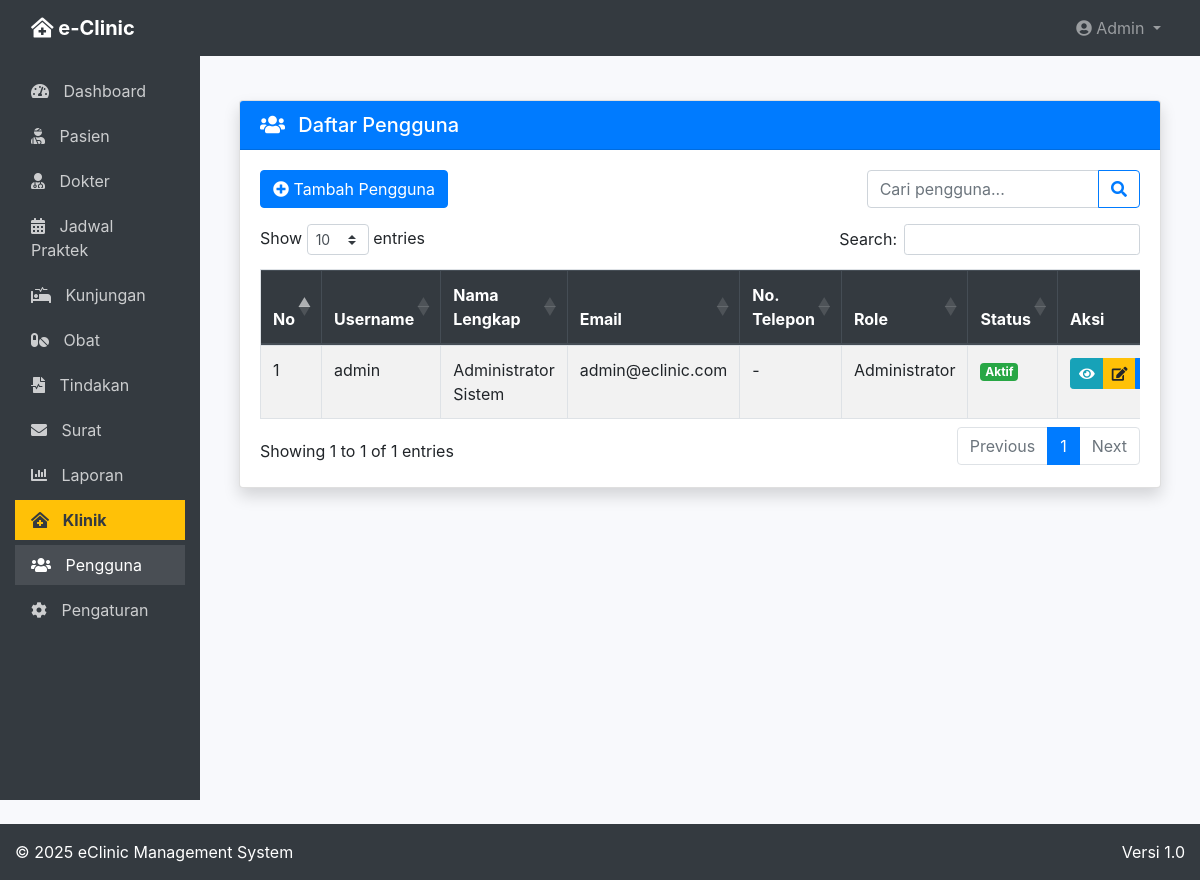
Screenshot of /index.php/pengguna with the database file from the repository.
### tables this page shows
CREATE TABLE `pengguna` (
  `id_pengguna` int(11) NOT NULL AUTO_INCREMENT,
  `username` varchar(50) NOT NULL,
  `password` varchar(255) NOT NULL,
  `nama_lengkap` varchar(100) NOT NULL,
  `email` varchar(100) NOT NULL,
  `no_telp` varchar(15) DEFAULT NULL,
  `alamat` text DEFAULT NULL,
  `foto` varchar(255) DEFAULT NULL,
  `id_role` int(11) NOT NULL,
  `status` enum('aktif','nonaktif') NOT NULL DEFAULT 'aktif',
  `terakhir_login` datetime DEFAULT NULL,
  `dibuat_pada` datetime NOT NULL DEFAULT CURRENT_TIMESTAMP,
  `diubah_pada` datetime DEFAULT NULL ON UPDATE CURRENT_TIMESTAMP,
  PRIMARY KEY (`id_pengguna`),
  UNIQUE KEY `username` (`username`),
  UNIQUE KEY `email` (`email`)
);

CREATE TABLE `role` (
  `id_role` int(11) NOT NULL AUTO_INCREMENT,
  `nama_role` varchar(50) NOT NULL,
  `deskripsi` text DEFAULT NULL,
  `dibuat_pada` datetime NOT NULL DEFAULT CURRENT_TIMESTAMP,
  `diubah_pada` datetime DEFAULT NULL ON UPDATE CURRENT_TIMESTAMP,
  PRIMARY KEY (`id_role`),
  UNIQUE KEY `nama_role` (`nama_role`)
);

### application/controllers/Pengguna.php (called while the page is built, shortened)
<?php
class Pengguna extends CI_Controller {
    public function __construct() {
        $this->load->model('Pengguna_model');
        $this->load->library('form_validation');
        $this->load->library('session');
    }
    public function index() {
        $data['title'] = 'Daftar Pengguna';
        $data['pengguna'] = $this->Pengguna_model->get_all_pengguna();
        $data['roles'] = $this->Pengguna_model->get_all_roles();
        $this->load->view('pengguna/index', $data);
    }
}

### index.php (called while the page is built, shortened)
<?php
require_once BASEPATH.'core/CodeIgniter.php';

### application/models/Pengguna_model.php (called while the page is built, shortened)
<?php
class Pengguna_model extends CI_Model {
    private $table = 'pengguna';
    private $table_role = 'role';
    public function get_all_pengguna() {
        $this->db->select('pengguna.*, role.nama_role');
        $this->db->from($this->table);
        $this->db->join('role', 'role.id_role = pengguna.id_role', 'left');
        $this->db->order_by('pengguna.nama_lengkap', 'ASC');
        return $this->db->get()->result();
    }
    public function get_all_roles() {
        $this->db->select('*');
        $this->db->from($this->table_role);
        $this->db->order_by('nama_role', 'ASC');
        $query = $this->db->get();
        $data = [];
        foreach ($query->result() as $row) {
            $data[$row->id_role] = $row->nama_role;
        }
        return $data;
    }
}

### application/views/pengguna/index.php (the view, shortened to what this page needs)
<div class="container-fluid my-4">
    <div class="card shadow">
        <div class="card-header bg-primary text-white">
            <h5 class="mb-0">
                <i class="fas fa-users mr-2"></i> Daftar Pengguna
            </h5>
        </div>
        <div class="card-body">
            <div class="row mb-3">
                <div class="col-md-8">
                    <a href="<?= base_url('pengguna/tambah') ?>" class="btn btn-primary">
                        <i class="fas fa-plus-circle"></i> Tambah Pengguna
                    </a>
                </div>
                <div class="col-md-4">
                    <form action="<?= base_url('pengguna/cari') ?>" method="post" class="form-inline float-right">
                        <div class="input-group">
                            <input type="text" name="keyword" class="form-control" placeholder="Cari pengguna...">
                            <div class="input-group-append">
                                <button class="btn btn-outline-primary" type="submit">
                                    <i class="fas fa-search"></i>
                                </button>
                            </div>
                        </div>
                    </form>
                </div>
            </div>
            <div class="table-responsive">
                <table class="table table-bordered table-striped table-hover" id="tabelPengguna">
                    <thead class="thead-dark">
                        <tr>
                            <th width="5%">No</th>
                            <th width="15%">Username</th>
                            <th width="20%">Nama Lengkap</th>
                            <th width="15%">Email</th>
                            <th width="10%">No. Telepon</th>
                            <th width="10%">Role</th>
                            <th width="10%">Status</th>
                            <th width="15%">Aksi</th>
                        </tr>
                    </thead>
                    <tbody>
                        <?php if(empty($pengguna)): ?>
                            <tr>
                                <td colspan="8" class="text-center">Tidak ada data pengguna</td>
                            </tr>
                        <?php else: ?>
                            <?php $no = 1; foreach($pengguna as $p): ?>
                                <tr>
                                    <td><?= $no++ ?></td>
                                    <td><?= $p->username ?></td>
                                    <td><?= $p->nama_lengkap ?></td>
                                    <td><?= $p->email ?></td>
                                    <td><?= $p->no_telp ?? '-' ?></td>
                                    <td><?= $p->nama_role ?></td>
                                    <td>
                                        <?php if($p->status == 'aktif'): ?>
                                            <span class="badge badge-success">Aktif</span>
                                        <?php else: ?>
                                            <span class="badge badge-danger">Nonaktif</span>
                                        <?php endif; ?>
                                    </td>
                                    <td>
                                        <div class="btn-group">
                                            <a href="<?= base_url('pengguna/lihat/'.$p->id_pengguna) ?>" class="btn btn-info btn-sm" data-toggle="tooltip" title="Lihat Detail">
                                                <i class="fas fa-eye"></i>
                                            </a>
                                            <a href="<?= base_url('pengguna/edit/'.$p->id_pengguna) ?>" class="btn btn-warning btn-sm" data-toggle="tooltip" title="Edit">
                                                <i class="fas fa-edit"></i>
                                            </a>
                                            <a href="<?= base_url('pengguna/reset_password/'.$p->id_pengguna) ?>" class="btn btn-primary btn-sm" data-toggle="tooltip" title="Reset Password">
                                            </a>
                                        </div>
                                    </td>
                                </tr>
                            <?php endforeach; ?>
                        <?php endif; ?>
                    </tbody>
                </table>
            </div>
        </div>
    </div>
</div>

### application/views/templates/header.php (style rules this page uses)
body { padding-top: 56px; min-height: 100vh; display: flex; flex-direction: column; background-color: #f8f9fc; }
.card { box-shadow: 0 0.15rem 1.75rem 0 rgba(58, 59, 69, 0.15); }
.card-header { font-weight: bold; }

### rows the page displays
pengguna: username "admin", nama_lengkap "Administrator Sistem", email "admin@eclinic.com", no_telp "-", id_role.nama_role "Administrator", status "Aktif"
